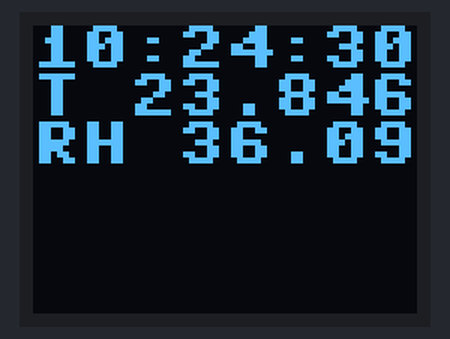
The program below on a simulated ESP8266 board running MicroPython. Parts: 64×48 one-colour display. The clock reads 2024-03-15 10:24:30 at power-on unless the program sets it. At 5.1 s the program stops and its outputs stay as they are.

Above: at 0.1 s.
At 1.1 s:
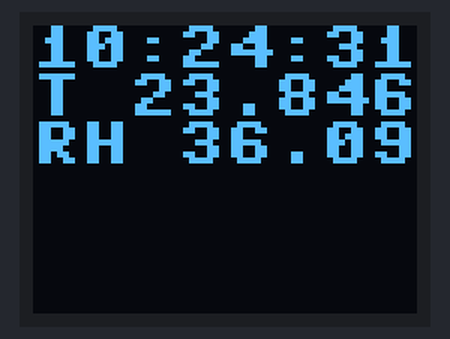
At 2.2 s:
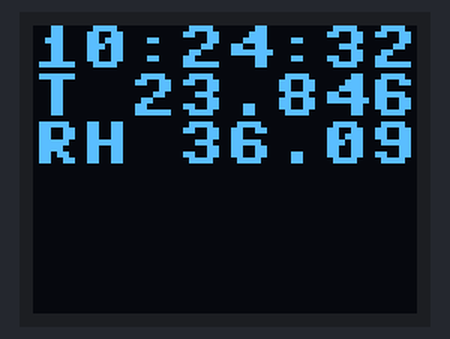
At 3.2 s:
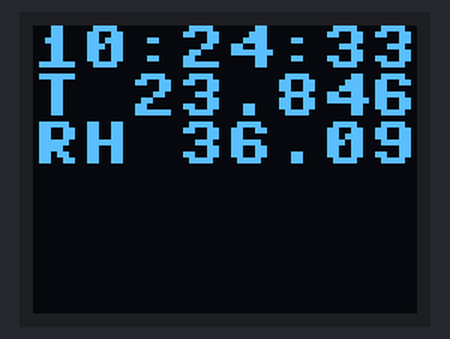
At 4.2 s:
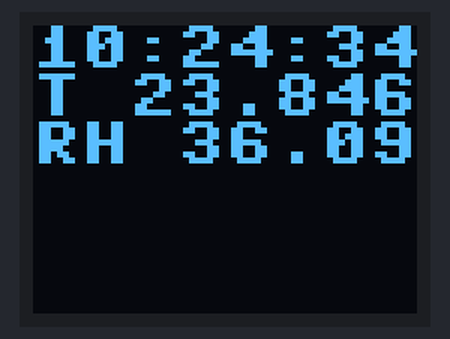

Measured:
- what the display in image 0 shows lasts 1.0 s, from 0.1 s to 1.1 s

The program:

display.py
```python
import ssd1306
from machine import I2C, Pin
import utime


class Display:
    def __init__(self):
        self.i2c = I2C(-1, Pin(5), Pin(4))
        self.display = None
        self.try_init()

    def try_init(self):
        try:
            self.display = ssd1306.SSD1306_I2C(64, 48, self.i2c, addr=0x3c)
        except Exception as e:
            print('Error initializing display', e)
            print('i2c devices:', self.i2c.scan())

    def refresh(self, display_lines):
        if not self.display:
            self.try_init()
        if not self.display:
            return
        t = utime.localtime()
        self.display.fill(0)
        self.display.text('{:02d}:{:02d}:{:02d}'.format(t[3], t[4], t[5]), 0, 0)
        offset_y = 8
        for line in display_lines:
            self.display.text(line, 0, offset_y)
            offset_y += 8
        try:
            self.display.show()
        except Exception as e:
            print('Error showing display', e)


if __name__ == '__main__':
    import ntptime
    import time

    ntptime.settime()
    # print('Hello!')
    display = Display()
    for _ in range(5):
        display.refresh(['T 23.8464', 'RH 36.0967'])
        time.sleep(1)
```
